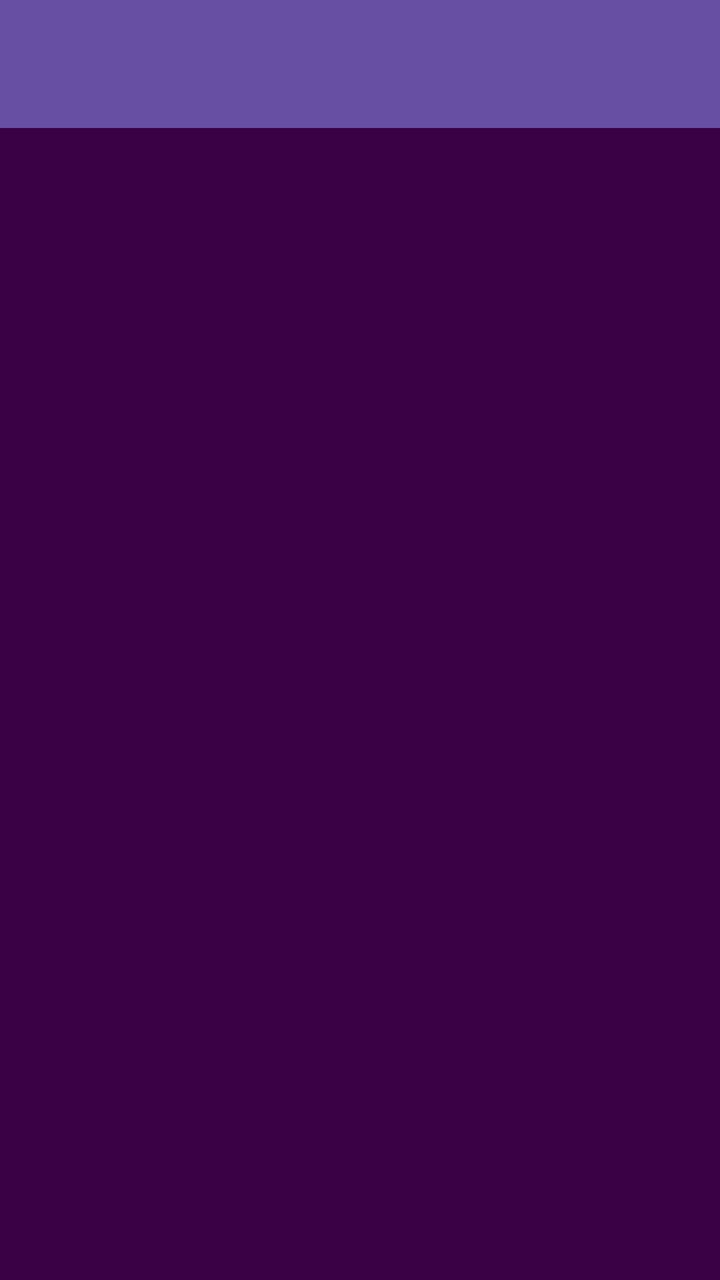
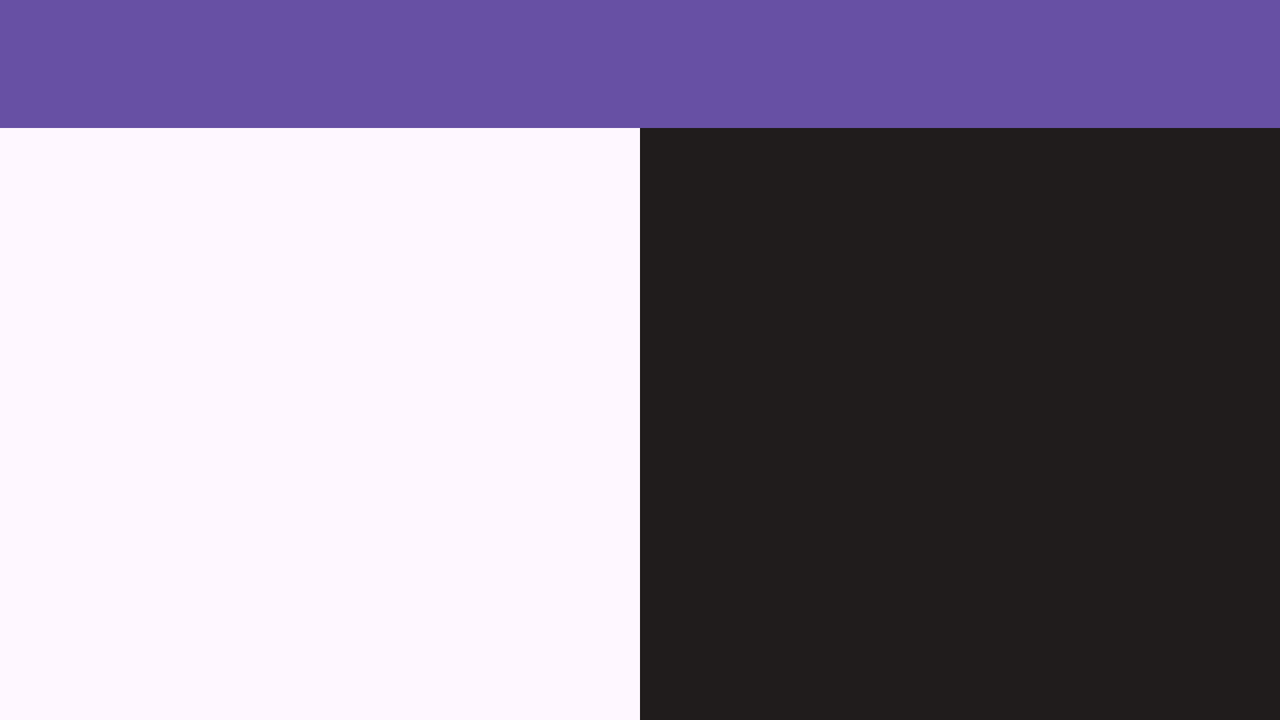

First picture: res/layout/ on a phone held upright. Second picture: the repository's own variant of that layout, on a device whose configuration matches the variant's folder. Source for both follows.
<!-- AndroidManifest.xml: application theme Theme.UjianKotlin -->
<!-- res/layout/activity_main.xml -->
<?xml version="1.0" encoding="utf-8"?>
<LinearLayout xmlns:android="http://schemas.android.com/apk/res/android"
    xmlns:tools="http://schemas.android.com/tools"
    android:layout_width="match_parent"
    android:layout_height="match_parent"
    android:background="@color/white"
    android:orientation="vertical"
    tools:context=".MainActivity">

    <androidx.appcompat.widget.Toolbar
        android:id="@+id/toolbar"
        android:layout_width="match_parent"
        android:layout_height="?attr/actionBarSize"
        android:background="?attr/colorPrimary"
        android:elevation="4dp"
        android:theme="@style/ThemeOverlay.AppCompat.Dark.ActionBar"
        android:title="10 Model Indonesia"
        android:visibility="visible" />

    <FrameLayout
        android:id="@+id/frmFragment"
        android:layout_width="match_parent"
        android:layout_height="match_parent"
        android:background="#3A0244">

    </FrameLayout>

</LinearLayout>
<!-- resources referenced by this layout -->
<resources>
  <style name="Theme.UjianKotlin" parent="Base.Theme.UjianKotlin" />
  <style name="Base.Theme.UjianKotlin" parent="Theme.Material3.DayNight.NoActionBar">
          
          
      </style>
</resources>
<!-- res/layout-land/activity_main.xml (the repository's variant of the layout above) -->
<!-- drawn on the phone turned sideways -->
<?xml version="1.0" encoding="utf-8"?>
<LinearLayout xmlns:android="http://schemas.android.com/apk/res/android"
    xmlns:app="http://schemas.android.com/apk/res-auto"
    android:layout_width="match_parent"
    android:layout_height="match_parent"
    android:orientation="vertical">

    <androidx.appcompat.widget.Toolbar
        android:id="@+id/toolbar"
        android:layout_width="match_parent"
        android:layout_height="?attr/actionBarSize"
        android:background="?attr/colorPrimary"
        android:elevation="4dp"
        android:theme="@style/ThemeOverlay.AppCompat.Dark.ActionBar"
        android:title="10 Model Indonesia"
        android:visibility="visible" />

    <LinearLayout
        android:layout_width="match_parent"
        android:layout_height="match_parent"
        android:layout_weight="1"
        android:orientation="horizontal">

        <FrameLayout
            android:id="@+id/sideList"
            android:layout_width="match_parent"
            android:layout_height="match_parent"
            android:layout_weight="1">

        </FrameLayout>

        <FrameLayout
            android:id="@+id/sideDetail"
            android:layout_width="match_parent"
            android:layout_height="match_parent"
            android:layout_weight="1"
            android:background="#201C1C">

        </FrameLayout>

    </LinearLayout>

</LinearLayout>
